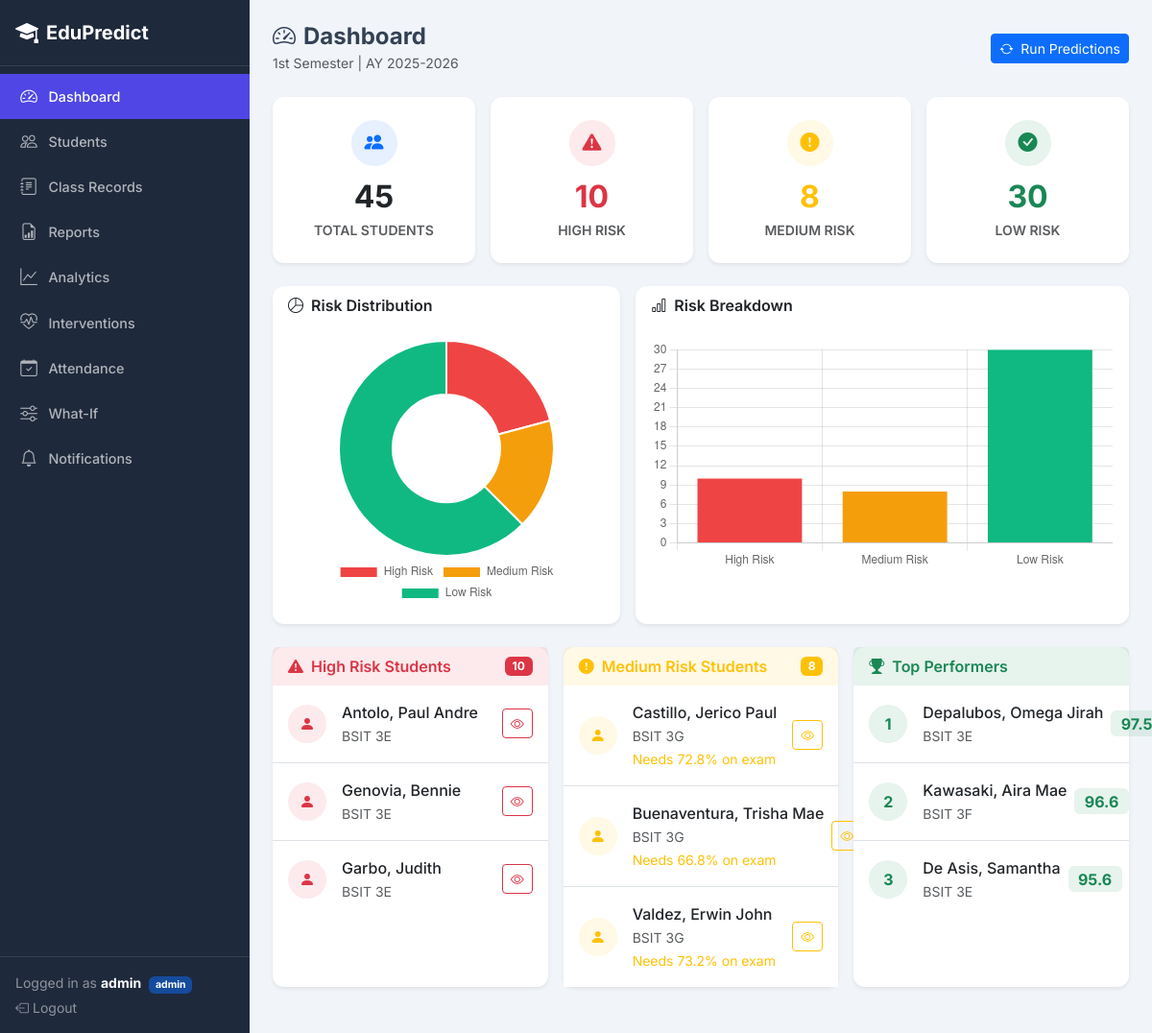
The app's page /dashboard (signed in) with its own data.
### app.py (models this page shows, shortened)
class User(db.Model):
    __tablename__ = 'users'
    id = db.Column(db.Integer, primary_key=True)
    username = db.Column(db.String(80), unique=True, nullable=False)
    password_hash = db.Column(db.String(256), nullable=False)
    role = db.Column(db.String(20), default='teacher')
    student_id = db.Column(db.Integer, db.ForeignKey('students.id'), nullable=True)
    @property
    def is_authenticated(self): return True
    @property
    def is_staff(self): return self.role in ('admin', 'teacher')
    @property
    def is_parent(self): return self.role == 'parent'

class Prediction(db.Model):
    __tablename__ = 'predictions'
    id = db.Column(db.Integer, primary_key=True)
    student_id = db.Column(db.Integer, db.ForeignKey('students.id'), nullable=False)
    subject_id = db.Column(db.Integer, db.ForeignKey('subjects.id'), nullable=False)
    risk_level = db.Column(db.String(10))
    predicted_grade = db.Column(db.Float)
    confidence = db.Column(db.Float)
    feature_importance = db.Column(db.Text)
    cluster_label = db.Column(db.String(30))
    recommendations = db.relationship('Recommendation', backref='prediction', lazy=True)
    subject = db.relationship('Subject')
    @property
    def exam_needed(self):
        if self.feature_importance:
            data = json.loads(self.feature_importance)
            return data.get('exam_needed')
        return None

class Student(db.Model):
    __tablename__ = 'students'
    id = db.Column(db.Integer, primary_key=True)
    name = db.Column(db.String(100), nullable=False)
    section = db.Column(db.String(20))
    year_level = db.Column(db.Integer)
    semester = db.Column(db.String(30))
    school_year = db.Column(db.String(30))
    email = db.Column(db.String(100))
    is_scholar = db.Column(db.Boolean, default=False)
    is_working_student = db.Column(db.Boolean, default=False)
    parent_phone = db.Column(db.String(20))
    parent_name = db.Column(db.String(100))
    records = db.relationship('ClassRecord', backref='student', lazy=True)
    predictions = db.relationship('Prediction', backref='student', lazy=True)
    activities = db.relationship('StudentActivity', backref='student', lazy=True)
    quiz_scores = db.relationship('QuizScore', backref='student', lazy=True)
    notifications = db.relationship('Notification', backref='student', lazy=True)

class ClassRecord(db.Model):
    __tablename__ = 'class_records'
    id = db.Column(db.Integer, primary_key=True)
    student_id = db.Column(db.Integer, db.ForeignKey('students.id'), nullable=False)
    subject_id = db.Column(db.Integer, db.ForeignKey('subjects.id'), nullable=False)
    term = db.Column(db.String(20))
    semester = db.Column(db.String(30))
    school_year = db.Column(db.String(30))
    class_standing = db.Column(db.Float, default=0)     # Equiv % (weight 20%)
    exam_score = db.Column(db.Float, default=0)          # Equiv % (weight 50%)
    task_performance = db.Column(db.Float, default=0)    # Equiv % (weight 30%)
    attendance = db.Column(db.Float, default=100)         # Tracked separately, not in grade
    final_grade = db.Column(db.Float, default=0)          # CS*0.20 + TP*0.30 + Exam*0.50

### app.py (the view)
@app.route('/dashboard')
@staff_required
def dashboard():
    total_students = Student.query.count()
    high_risk = Prediction.query.filter_by(risk_level='High').count()
    medium_risk = Prediction.query.filter_by(risk_level='Medium').count()
    low_risk = Prediction.query.filter_by(risk_level='Low').count()
    pending_interventions = InterventionLog.query.filter_by(status='pending').count()
    high_risk_students = (
        db.session.query(Prediction, Student)
        .join(Student).filter(Prediction.risk_level == 'High')
        .order_by(Prediction.id.desc()).limit(3).all()
    )
    medium_risk_students = (
        db.session.query(Prediction, Student)
        .join(Student).filter(Prediction.risk_level == 'Medium')
        .order_by(Prediction.id.desc()).limit(3).all()
    )
    top_performers = (
        db.session.query(ClassRecord, Student)
        .join(Student, ClassRecord.student_id == Student.id)
        .order_by(ClassRecord.final_grade.desc()).limit(3).all()
    )
    return render_template('dashboard.html',
                           total_students=total_students,
                           high_risk=high_risk,
                           medium_risk=medium_risk,
                           low_risk=low_risk,
                           pending_interventions=pending_interventions,
                           high_risk_students=high_risk_students,
                           medium_risk_students=medium_risk_students,
                           top_performers=top_performers)

### templates/dashboard.html (shortened to what this page needs)
{% extends "base.html" %}
{% block content %}
<div class="d-flex flex-wrap align-items-center justify-content-between gap-2 mb-4">
    <div>
        <h4 class="fw-bold mb-0"><i class="bi bi-speedometer2 me-2"></i>Dashboard</h4>
        <small class="text-muted">1st Semester | AY 2025-2026</small>
    </div>
    {% if current_user.is_staff %}
    <form method="POST" action="{{ url_for('run_prediction') }}">
        <button class="btn btn-primary btn-sm"><i class="bi bi-arrow-repeat me-1"></i> Run Predictions</button>
    </form>
    {% endif %}
</div>
<div class="row g-3 mb-4">
    <div class="col-6 col-md-3">
        <div class="card stat-card h-100 border-0 shadow-sm">
            <div class="card-body text-center py-4">
                <div class="rounded-circle bg-primary bg-opacity-10 d-inline-flex align-items-center justify-content-center mb-2" style="width:48px;height:48px;">
                    <i class="bi bi-people-fill text-primary fs-5"></i>
                </div>
                <div class="fs-2 fw-bold">{{ total_students }}</div>
                <div class="text-muted small text-uppercase fw-semibold">Total Students</div>
            </div>
        </div>
    </div>
    <div class="col-6 col-md-3">
        <div class="card stat-card h-100 border-0 shadow-sm">
            <div class="card-body text-center py-4">
                <div class="rounded-circle bg-danger bg-opacity-10 d-inline-flex align-items-center justify-content-center mb-2" style="width:48px;height:48px;">
                    <i class="bi bi-exclamation-triangle-fill text-danger fs-5"></i>
                </div>
                <div class="fs-2 fw-bold text-danger">{{ high_risk }}</div>
                <div class="text-muted small text-uppercase fw-semibold">High Risk</div>
            </div>
        </div>
    </div>
    <div class="col-6 col-md-3">
        <div class="card stat-card h-100 border-0 shadow-sm">
            <div class="card-body text-center py-4">
                <div class="rounded-circle bg-warning bg-opacity-10 d-inline-flex align-items-center justify-content-center mb-2" style="width:48px;height:48px;">
                    <i class="bi bi-exclamation-circle-fill text-warning fs-5"></i>
                </div>
                <div class="fs-2 fw-bold text-warning">{{ medium_risk }}</div>
                <div class="text-muted small text-uppercase fw-semibold">Medium Risk</div>
            </div>
        </div>
    </div>
    <div class="col-6 col-md-3">
        <div class="card stat-card h-100 border-0 shadow-sm">
            <div class="card-body text-center py-4">
                <div class="rounded-circle bg-success bg-opacity-10 d-inline-flex align-items-center justify-content-center mb-2" style="width:48px;height:48px;">
                    <i class="bi bi-check-circle-fill text-success fs-5"></i>
                </div>
                <div class="fs-2 fw-bold text-success">{{ low_risk }}</div>
                <div class="text-muted small text-uppercase fw-semibold">Low Risk</div>
            </div>
        </div>
    </div>
</div>
<div class="row g-3 mb-4">
    <div class="col-md-5">
        <div class="card h-100 border-0 shadow-sm">
            <div class="card-header bg-transparent border-0 fw-semibold"><i class="bi bi-pie-chart me-2"></i>Risk Distribution</div>
            <div class="card-body d-flex align-items-center justify-content-center">
                <div class="chart-box" style="max-width:280px;"><canvas id="riskChart"></canvas></div>
            </div>
        </div>
    </div>
    <div class="col-md-7">
        <div class="card h-100 border-0 shadow-sm">
            <div class="card-header bg-transparent border-0 fw-semibold"><i class="bi bi-bar-chart me-2"></i>Risk Breakdown</div>
            <div class="card-body"><canvas id="riskBar"></canvas></div>
        </div>
    </div>
</div>
<div class="row g-3 mb-4">
    <div class="col-md-4">
        <div class="card border-0 shadow-sm h-100">
            <div class="card-header bg-danger bg-opacity-10 border-0 d-flex align-items-center">
                <i class="bi bi-exclamation-triangle-fill text-danger me-2"></i>
                <span class="fw-semibold text-danger">High Risk Students</span>
                <span class="badge bg-danger ms-auto">{{ high_risk }}</span>
            </div>
            <div class="card-body p-0">
                {% if high_risk_students %}
                <ul class="list-group list-group-flush">
                    {% for pred, student in high_risk_students %}
                    <li class="list-group-item d-flex align-items-center py-3">
                        <div class="rounded-circle bg-danger bg-opacity-10 d-flex align-items-center justify-content-center me-3" style="width:40px;height:40px;min-width:40px;">
                            <i class="bi bi-person-fill text-danger"></i>
                        </div>
                        <div class="flex-grow-1 min-width-0">
                            <div class="fw-medium text-truncate">{{ student.name }}</div>
                            <small class="text-muted">{{ student.section }}</small>
                        </div>
                        <a href="{{ url_for('student_profile', student_id=student.id) }}" class="btn btn-sm btn-outline-danger ms-2"><i class="bi bi-eye"></i></a>
                    </li>
                    {% endfor %}
                </ul>
                {% else %}
                <p class="text-center text-muted py-4 mb-0">No high-risk students</p>
                {% endif %}
            </div>
        </div>
    </div>
    <div class="col-md-4">
        <div class="card border-0 shadow-sm h-100">
            <div class="card-header bg-warning bg-opacity-10 border-0 d-flex align-items-center">
                <i class="bi bi-exclamation-circle-fill text-warning me-2"></i>
                <span class="fw-semibold text-warning">Medium Risk Students</span>
                <span class="badge bg-warning ms-auto">{{ medium_risk }}</span>
            </div>
            <div class="card-body p-0">
                {% if medium_risk_students %}
                <ul class="list-group list-group-flush">
                    {% for pred, student in medium_risk_students %}
                    <li class="list-group-item d-flex align-items-center py-3">
                        <div class="rounded-circle bg-warning bg-opacity-10 d-flex align-items-center justify-content-center me-3" style="width:40px;height:40px;min-width:40px;">
                            <i class="bi bi-person-fill text-warning"></i>
                        </div>
                        <div class="flex-grow-1 min-width-0">
                            <div class="fw-medium text-truncate">{{ student.name }}</div>
                            <small class="text-muted">{{ student.section }}</small>
                            {% if pred.exam_needed is not none and pred.exam_needed <= 100 %}
                            <br><small class="text-warning">Needs {{ pred.exam_needed }}% on exam</small>
                            {% endif %}
                        </div>
                        <a href="{{ url_for('student_profile', student_id=student.id) }}" class="btn btn-sm btn-outline-warning ms-2"><i class="bi bi-eye"></i></a>
                    </li>
                    {% endfor %}
                </ul>
                {% else %}
                <p class="text-center text-muted py-4 mb-0">No medium-risk students</p>
                {% endif %}
            </div>
        </div>
    </div>
    <div class="col-md-4">
        <div class="card border-0 shadow-sm h-100">
            <div class="card-header bg-success bg-opacity-10 border-0 d-flex align-items-center">
                <i class="bi bi-trophy-fill text-success me-2"></i>
                <span class="fw-semibold text-success">Top Performers</span>
            </div>
            <div class="card-body p-0">
                {% if top_performers %}
                <ul class="list-group list-group-flush">
                    {% for record, student in top_performers %}
                    <li class="list-group-item d-flex align-items-center py-3">
                        <div class="rounded-circle bg-success bg-opacity-10 d-flex align-items-center justify-content-center me-3" style="width:40px;height:40px;min-width:40px;">
                            <span class="fw-bold text-success">{{ loop.index }}</span>
                        </div>
                        <div class="flex-grow-1 min-width-0">
                            <div class="fw-medium text-truncate">{{ student.name }}</div>
                            <small class="text-muted">{{ student.section }}</small>
                        </div>
                        <span class="badge bg-success bg-opacity-10 text-success fs-6 ms-2">{{ record.final_grade }}</span>
                    </li>
                    {% endfor %}
                </ul>
                {% else %}
                <p class="text-center text-muted py-4 mb-0">No records yet</p>
                {% endif %}
            </div>
        </div>
    </div>
</div>
{% endblock %}
{% block scripts %}
<script>
fetch('/api/dashboard/risk-distribution')
    .then(r => r.json())
    .then(data => {
        new Chart(document.getElementById('riskChart'), {
            type: 'doughnut',
            data: {
                labels: ['High Risk', 'Medium Risk', 'Low Risk'],
                datasets: [{ data: [data.High, data.Medium, data.Low], backgroundColor: ['#ef4444','#f59e0b','#10b981'] }]
            },
            options: { responsive: true, plugins: { legend: { position: 'bottom' } } }
        });
        new Chart(document.getElementById('riskBar'), {
            type: 'bar',
            data: {
                labels: ['High Risk', 'Medium Risk', 'Low Risk'],
                datasets: [{ label: 'Students', data: [data.High, data.Medium, data.Low], backgroundColor: ['#ef4444','#f59e0b','#10b981'] }]
            },
            options: { responsive: true, plugins: { legend: { display: false } }, scales: { y: { beginAtZero: true, ticks: { stepSize: 1 } } } }
        });
    });
</script>
{% endblock %}

### templates/base.html (shortened to what this page needs)
<!DOCTYPE html>
<html lang="en" data-bs-theme="light">
<head>
    <link href="https://cdn.jsdelivr.net/npm/bootstrap@5.3.3/dist/css/bootstrap.min.css" rel="stylesheet">
    <link href="https://cdn.jsdelivr.net/npm/bootstrap-icons@1.11.3/font/bootstrap-icons.min.css" rel="stylesheet">
    <link rel="stylesheet" href="{{ url_for('static', filename='css/style.css') }}">
</head>
<body>
<div class="d-flex min-vh-100">
    <nav class="sidebar d-none d-lg-flex flex-column flex-shrink-0">
        <div class="sidebar-brand d-flex align-items-center gap-2 px-3 py-3 border-bottom border-white border-opacity-10">
            <i class="bi bi-mortarboard-fill fs-4"></i>
            <span class="fw-bold fs-5">EduPredict</span>
        </div>
        {% include '_sidebar_nav.html' %}
        <div class="mt-auto px-3 py-3 border-top border-white border-opacity-10 small">
            <div class="text-white-50">
                Logged in as <strong class="text-white">{{ current_user.username }}</strong>
                <span class="badge bg-primary bg-opacity-50 ms-1">{{ current_user.role }}</span>
            </div>
            <a href="{{ url_for('logout') }}" class="text-white-50 text-decoration-none d-inline-flex align-items-center gap-1 mt-1">
                <i class="bi bi-box-arrow-left"></i> Logout
            </a>
        </div>
    </nav>
    <div class="flex-grow-1 main-wrapper">
        <main class="p-3 p-md-4">
            {% block content %}{% endblock %}
        </main>
    </div>
</div>
{% block scripts %}{% endblock %}
</body>
</html>

### records on screen
User: username "admin", role "admin"
Prediction: name "Antolo, Paul Andre", section "BSIT 3E"
Prediction: name "Genovia, Bennie", section "BSIT 3E"
Prediction: name "Garbo, Judith", section "BSIT 3E"
Prediction: name "Castillo, Jerico Paul", section "BSIT 3G", exam_needed "72.8"
Prediction: name "Buenaventura, Trisha Mae", section "BSIT 3G", exam_needed "66.8"
Prediction: name "Valdez, Erwin John", section "BSIT 3G", exam_needed "73.2"
ClassRecord: name "Depalubos, Omega Jirah", section "BSIT 3E", final_grade "97.5"
ClassRecord: name "Kawasaki, Aira Mae", section "BSIT 3F", final_grade "96.6"
ClassRecord: name "De Asis, Samantha", section "BSIT 3E", final_grade "95.6"

### other values on screen
{{ total_students }} "45"
{{ high_risk }} "10"
{{ medium_risk }} "8"
{{ low_risk }} "30"
